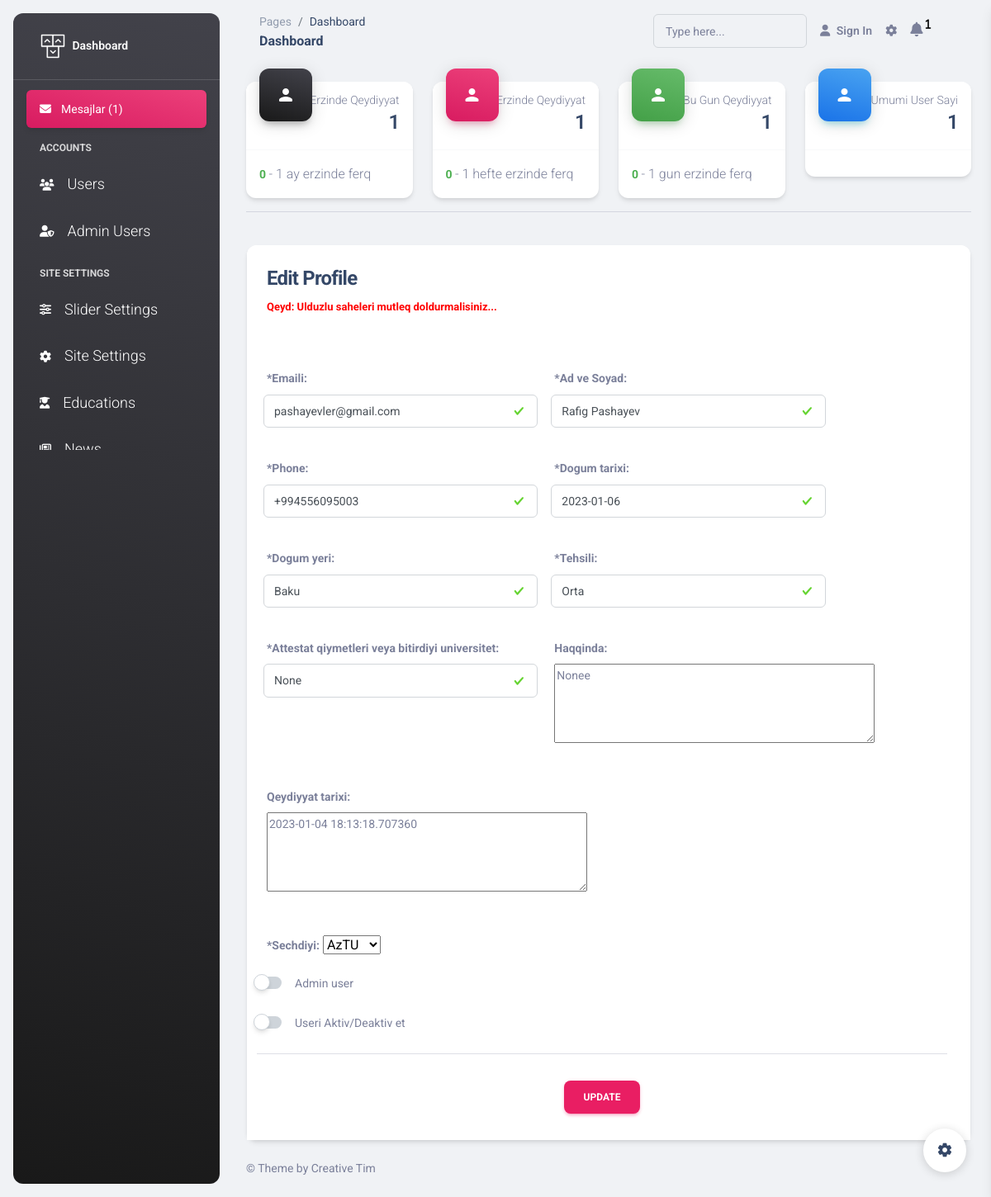
The page /admin/user/1/edit on the database its author committed.
### models.py (models this page shows)
class User(Base):
    __tablename__ = 'user'
    id = Column(Integer, primary_key=True, index=True)
    email = Column(String(100), nullable=False, unique=True,index=True)
    password = Column(String(50), nullable= False)
    is_active = Column(Boolean, default=True)
    admin_user = Column(Boolean, default=False)
    profile_picture = Column(String, nullable=True)
    education_files = Column(Text, nullable=True)
    name_surname = Column(String(120), nullable=True)
    age = Column(Integer, nullable=True)
    city = Column(String(50), nullable=True)
    phone = Column(String(20),nullable=True)
    education = Column(String(50), nullable=True)
    certificate_points = Column(String(200), nullable=True)
    about = Column(Text, nullable=True)
    select_university_id = Column(Integer, ForeignKey("education.id"), default=None)
    select_university = relationship("Education", back_populates="select_education", cascade="all, delete")
    created_at = Column(String, default=datetime.now())
    updated_at = Column(DateTime, onupdate=datetime.now())

### sections/users.py (the view)
@users_panel.get("/user/{id}/edit")
def user_update(id: int, request: Request, db:Session = Depends(database.get_db)):
    unread = db.query(models.AdminMessages).filter_by(readed=0).all()
    user = db.query(models.User).filter_by(id=id).first()
    users = db.query(models.User).all()
    education = db.query(models.Education).all()
    selected_edu = db.query(models.Education).filter_by(id=id).first()
    counts = admin.return_count()
    messages_time = time_calculate.messages_time()
    return templates.TemplateResponse("dashboard/edit_user.html", {"request":request, "user":user, "count": len(users), "messages_time":messages_time,
                                        "education":education, "selected_edu":selected_edu, "unread":unread, "counts":counts})

### templates/dashboard/edit_user.html (shortened to what this page needs)
{% include 'dashboard/header.html' %}
      {% include 'dashboard/left_sidebar.html' %}
  <main class="main-content position-relative max-height-vh-100 h-100 border-radius-lg ">
      {% include 'dashboard/navbar.html' %}
    <div class="container-fluid py-4">
      {% include 'dashboard/cards.html' %}
      <hr class>
        </div>
    <div class="row">
        <div class="col-lg-12 col-md-8 mb-md-0 mb-5">
            <div class="card" style="margin: 0 25px">
                <div class="card-header pb-0">
                  <div class="row">
                    <h4><b>Edit Profile</b></h4>
                        <font size="2" color ="red"><b>Qeyd: Ulduzlu saheleri mutleq doldurmalisiniz...</b></font><br/><br/>
                        <form class="row g-3" method ="POST">
                            <div class="col-md-5">
                                <label for="email" class="form-label"><b>*Emaili:</b></label>
                                <input type="text" class="form-control is-valid" name="email" value="{{ user.email }}" required>
                                </div>
                            <div class="col-md-5">
                            <label for="name_surname" class="form-label"><b>*Ad ve Soyad:</b></label>
                            <input type="text" class="form-control is-valid" name="name_surname" value="{{ user.name_surname }}" required>
                            </div>
                            <div class="col-md-5">
                                <label for="phone" class="form-label"><br/><b>*Phone:</b></label>
                                <input type="text" class="form-control is-valid" name="phone" value="{{ user.phone }}" required>
                            </div>
                            <div class="col-md-5">
                                <label for="age" class="form-label"><br/><b>*Dogum tarixi:</b></label>
                                <input type="text" class="form-control is-valid" name="age" value="{{ user.age }}" required>
                            </div>
                            <div class="col-md-5">
                                <label for="city" class="form-label"><br/><b>*Dogum yeri:</b></label>
                                <input type="text" class="form-control is-valid" name="city" value="{{ user.city }}" required>
                            </div>
                            <div class="col-md-5">
                                <label for="education class="form-label"><br/><b>*Tehsili:</b></label>
                                <input type="text" class="form-control is-valid" name="education" value="{{ user.education }}" required>
                            </div>
                            <div class="col-md-5">
                                <label for="certificate_points" class="form-label"><br/><b>*Attestat qiymetleri veya bitirdiyi universitet:</b></label>
                                <input type="text" class="form-control is-valid" name="certificate_points" value="{{ user.certificate_points }}" required>
                            </div>
                            <div class="col-md-5">
                                <label for="about"><br/><b>Haqqinda:</b></label>
                                <textarea name="about" class="form-label" rows="4" cols="50">{{ user.about }}</textarea>
                            </div>
                            <div class="col-md-5">
                                <label for="created_at"><br/><b>Qeydiyyat tarixi:</b></label>
                                <textarea name="created_at" class="form-label" rows="4" cols="50">{{ user.created_at }}</textarea>
                            </div>
                            <div class="col-12">
                                <label for="select_university_id"><br/><b>*Sechdiyi:</b></label>
                                <select name="select_university_id" id="plan">
                                    {% for i in education %}
                                        {% if user.select_university_id == i.id %}
                                            <option value="{{ i.id }}" selected>{{ i.name }}</option>
                                        {% else %}
                                            <option value="{{ i.id }}" >{{ i.name }}</option>
                                        {% endif %}
                                    {% endfor %}
                                </select>
                            </div>
                            <div class="form-check form-switch ps-0">
                                <input class="form-check-input ms-auto" type="checkbox" name="admin_user" {{"checked" if user.admin_user == True else ""}}>
                                <label class="form-check-label text-body ms-3 text-truncate w-80 mb-0" for="admin_user">Admin user</label>
                            </div>
                            <div class="form-check form-switch ps-0">
                                <input class="form-check-input ms-auto" type="checkbox" name="is_active" {{"checked" if user.is_active == True else ""}}>
                                <label class="form-check-label text-body ms-3 text-truncate w-80 mb-0" for="is_active">Useri Aktiv/Deaktiv et</label>
                            </div>
                            <br/>
                            <hr>
                            <p align="center">
                            <button class="btn btn-primary" type="submit">Update</button>
                            </p>
                            </div>
                        </div>
                        </div>
                    </div>
                </div>
      {% include 'dashboard/footer.html' %}

### rows shown on the page
User: email "pashayevler@gmail.com", name_surname "Rafig Pashayev", phone "+994556095003", age "2023-01-06", city "Baku", education "Orta", certificate_points "None", about "Nonee", created_at "2023-01-04 18:13:18.707360"

### other values the page prints
{{ unread | length }} "1"
{{ counts["users_month_count"] }} "1"
{{ counts.difference_month }} "0"
{{ counts.users_week_count }} "1"
{{ counts.difference_week }} "0"
{{ counts.users_one_day_count }} "1"
{{ counts.difference_one_day }} "0"
{{ count }} "1"
form field select_university_id "AzTU"
